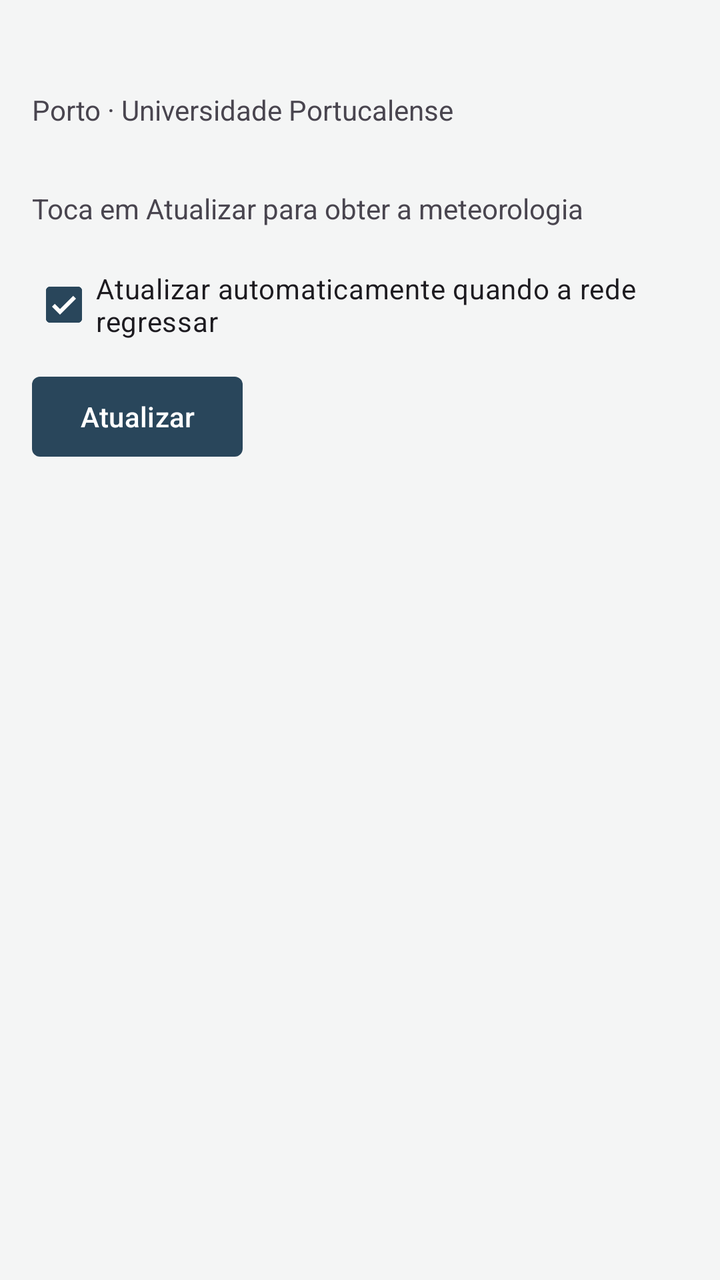
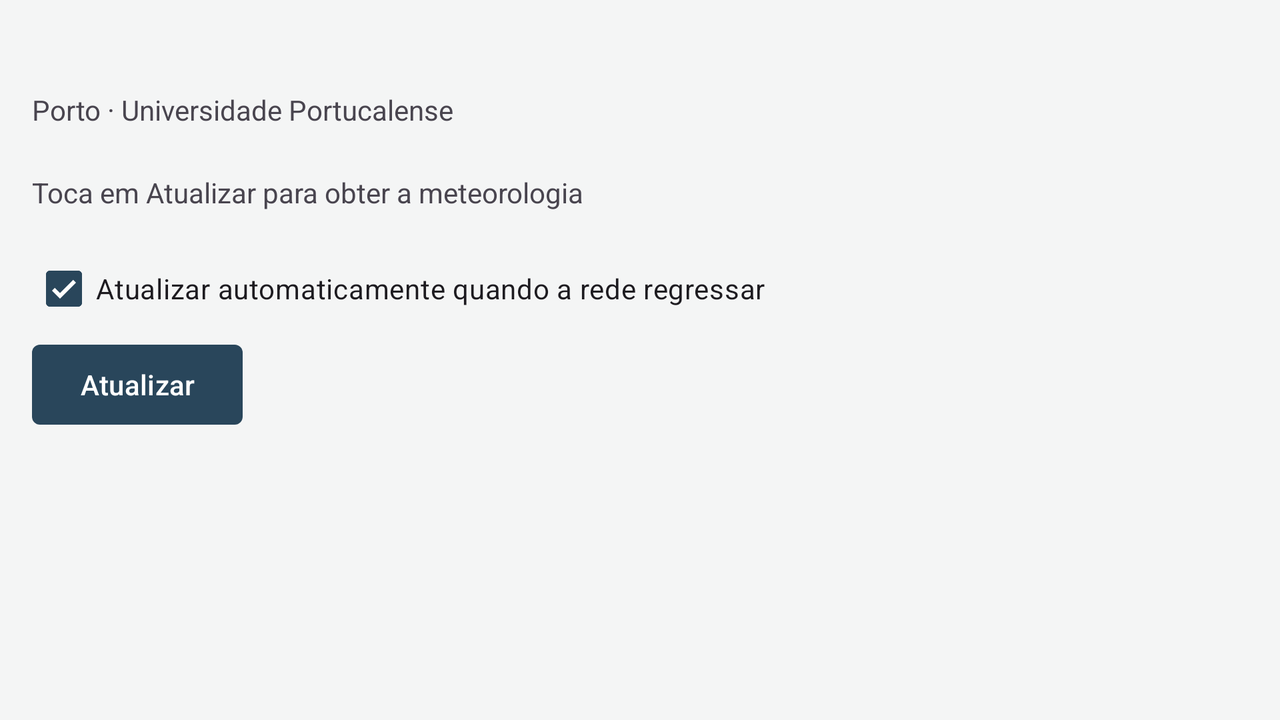

First picture: res/layout/ on a phone held upright. Second picture: the repository's own variant of that layout, on a device whose configuration matches the variant's folder. Source for both follows.
<!-- AndroidManifest.xml: application theme Theme.UPTStudentHub -->
<!-- res/layout/activity_weather.xml -->
<?xml version='1.0' encoding='utf-8'?>
<LinearLayout xmlns:android="http://schemas.android.com/apk/res/android" android:layout_width="match_parent" android:layout_height="match_parent" android:fitsSystemWindows="true" android:orientation="vertical">
    <TextView android:id="@+id/tvOffline" android:layout_width="match_parent" android:layout_height="wrap_content" android:background="@color/offline_red" android:gravity="center" android:minHeight="@dimen/touch_target" android:text="@string/banner_offline" android:textColor="@color/white" android:visibility="gone" />
    <LinearLayout android:layout_width="match_parent" android:layout_height="match_parent" android:orientation="vertical" android:padding="@dimen/spacing_m">
        <TextView android:id="@+id/tvGreeting" android:layout_width="match_parent" android:layout_height="wrap_content" android:textAppearance="?attr/textAppearanceTitleLarge" />
        <TextView android:layout_width="match_parent" android:layout_height="wrap_content" android:text="@string/weather_location" />
        <LinearLayout android:id="@+id/weatherCard" android:layout_width="match_parent" android:layout_height="wrap_content" android:layout_marginTop="@dimen/spacing_m" android:background="@drawable/bg_weather_card" android:gravity="start" android:orientation="vertical" android:padding="@dimen/spacing_m" android:visibility="gone">
            <TextView android:id="@+id/tvTemperature" android:layout_width="wrap_content" android:layout_height="wrap_content" android:textColor="@color/upt_blue_dark" android:textSize="@dimen/hub_temperature" />
            <TextView android:id="@+id/tvDescription" android:layout_width="wrap_content" android:layout_height="wrap_content" android:textAppearance="?attr/textAppearanceTitleMedium" android:textColor="@color/upt_blue_dark" />
            <TextView android:id="@+id/tvHumidity" android:layout_width="wrap_content" android:layout_height="wrap_content" android:layout_marginTop="@dimen/spacing_s" android:textColor="@color/upt_blue_dark" />
            <TextView android:id="@+id/tvWind" android:layout_width="wrap_content" android:layout_height="wrap_content" android:textColor="@color/upt_blue_dark" />
        </LinearLayout>
        <LinearLayout android:layout_width="match_parent" android:layout_height="wrap_content" android:layout_marginTop="@dimen/spacing_m" android:gravity="center_vertical" android:minHeight="@dimen/touch_target" android:orientation="horizontal">
            <ProgressBar android:id="@+id/progressLoading" android:layout_width="@dimen/touch_target" android:layout_height="@dimen/touch_target" android:layout_marginEnd="@dimen/spacing_s" android:contentDescription="@string/cd_weather_progress" android:indeterminate="true" android:visibility="gone" />
            <TextView android:id="@+id/tvWeatherStatus" android:layout_width="0dp" android:layout_height="wrap_content" android:layout_weight="1" android:text="@string/status_weather_idle" />
        </LinearLayout>
        <CheckBox android:id="@+id/cbAutoRefresh" android:layout_width="match_parent" android:layout_height="wrap_content" android:checked="true" android:minHeight="@dimen/touch_target" android:text="@string/cb_auto_refresh" />
        <Button android:id="@+id/btnRefresh" android:layout_width="wrap_content" android:layout_height="wrap_content" android:layout_marginTop="@dimen/spacing_s" android:minHeight="@dimen/touch_target" android:text="@string/btn_refresh" />
    </LinearLayout>
</LinearLayout>
<!-- resources referenced by this layout -->
<resources>
  <color name="offline_red">#9C3535</color>
  <color name="upt_blue_dark">#29465B</color>
  <color name="white">#FFFFFF</color>
  <dimen name="hub_temperature">36sp</dimen>
  <dimen name="spacing_m">16dp</dimen>
  <dimen name="spacing_s">8dp</dimen>
  <dimen name="touch_target">48dp</dimen>
  <!-- drawable bg_weather_card (drawable) -->
  <shape xmlns:android="http://schemas.android.com/apk/res/android" android:shape="rectangle">
      <solid android:color="@color/upt_card_bg" />
      <stroke android:width="@dimen/hub_border" android:color="@color/upt_border" />
      <corners android:radius="@dimen/hub_corner" />
  </shape>
  <string name="banner_offline">Sem ligação à Internet</string>
  <string name="btn_refresh">Atualizar</string>
  <string name="cb_auto_refresh">Atualizar automaticamente quando a rede regressar</string>
  <string name="cd_weather_progress">A carregar dados meteorológicos</string>
  <string name="status_weather_idle">Toca em Atualizar para obter a meteorologia</string>
  <string name="weather_location">Porto · Universidade Portucalense</string>
  <style name="Theme.UPTStudentHub" parent="Base.Theme.UPTStudentHub" />
  <color name="upt_card_bg">#FFFFFF</color>
  <dimen name="hub_border">1dp</dimen>
  <color name="upt_border">#CDD3D6</color>
  <dimen name="hub_corner">4dp</dimen>
  <color name="upt_primary">#29465B</color>
  <color name="upt_surface">#FFFFFF</color>
  <color name="upt_text">#242B30</color>
  <color name="upt_secondary">#426B64</color>
  <color name="upt_text_secondary">#58636B</color>
  <color name="upt_background">#F4F5F5</color>
  <color name="upt_toolbar">#29465B</color>
  <style name="Hub.ActionBar" parent="Widget.MaterialComponents.ActionBar.Solid">
          <item name="background">@color/upt_toolbar</item>
          <item name="titleTextStyle">@style/Hub.ActionBar.Title</item>
      </style>
  <style name="Hub.Button" parent="Widget.Material3.Button">
          <item name="cornerRadius">@dimen/hub_corner</item>
          <item name="android:elevation">0dp</item>
          <item name="android:textSize">14sp</item>
          <item name="android:textAllCaps">false</item>
      </style>
  <style name="Hub.Button.Outlined" parent="Widget.Material3.Button.OutlinedButton">
          <item name="cornerRadius">@dimen/hub_corner</item>
          <item name="android:textSize">14sp</item>
          <item name="android:textAllCaps">false</item>
      </style>
  <style name="Hub.ActionBar.Title" parent="TextAppearance.MaterialComponents.Headline6">
          <item name="android:textColor">@color/white</item>
          <item name="android:textSize">18sp</item>
      </style>
  <!-- some entries are left out for length -->
</resources>
<!-- res/layout-land/activity_weather.xml (the repository's variant of the layout above) -->
<!-- drawn on the phone turned sideways -->
<?xml version='1.0' encoding='utf-8'?>
<LinearLayout xmlns:android="http://schemas.android.com/apk/res/android" android:layout_width="match_parent" android:layout_height="match_parent" android:fitsSystemWindows="true" android:orientation="vertical">
    <TextView android:id="@+id/tvOffline" android:layout_width="match_parent" android:layout_height="wrap_content" android:background="@color/offline_red" android:gravity="center" android:minHeight="@dimen/touch_target" android:text="@string/banner_offline" android:textColor="@color/white" android:visibility="gone" />
    <LinearLayout android:layout_width="match_parent" android:layout_height="match_parent" android:baselineAligned="false" android:orientation="horizontal" android:padding="@dimen/spacing_m">
        <LinearLayout android:layout_width="0dp" android:layout_height="wrap_content" android:layout_weight="1" android:orientation="vertical">
            <TextView android:id="@+id/tvGreeting" android:layout_width="match_parent" android:layout_height="wrap_content" android:textAppearance="?attr/textAppearanceTitleLarge" />
            <TextView android:layout_width="match_parent" android:layout_height="wrap_content" android:text="@string/weather_location" />
            <LinearLayout android:layout_width="match_parent" android:layout_height="wrap_content" android:layout_marginTop="@dimen/spacing_s" android:gravity="center_vertical" android:minHeight="@dimen/touch_target" android:orientation="horizontal">
                <ProgressBar android:id="@+id/progressLoading" android:layout_width="@dimen/touch_target" android:layout_height="@dimen/touch_target" android:layout_marginEnd="@dimen/spacing_s" android:contentDescription="@string/cd_weather_progress" android:indeterminate="true" android:visibility="gone" />
                <TextView android:id="@+id/tvWeatherStatus" android:layout_width="0dp" android:layout_height="wrap_content" android:layout_weight="1" android:text="@string/status_weather_idle" />
            </LinearLayout>
            <CheckBox android:id="@+id/cbAutoRefresh" android:layout_width="match_parent" android:layout_height="wrap_content" android:checked="true" android:minHeight="@dimen/touch_target" android:text="@string/cb_auto_refresh" />
            <Button android:id="@+id/btnRefresh" android:layout_width="wrap_content" android:layout_height="wrap_content" android:minHeight="@dimen/touch_target" android:text="@string/btn_refresh" />
        </LinearLayout>
        <LinearLayout android:id="@+id/weatherCard" android:layout_width="0dp" android:layout_height="wrap_content" android:layout_marginStart="@dimen/spacing_m" android:layout_weight="1" android:background="@drawable/bg_weather_card" android:gravity="start" android:orientation="vertical" android:padding="@dimen/spacing_m" android:visibility="gone">
            <TextView android:id="@+id/tvTemperature" android:layout_width="wrap_content" android:layout_height="wrap_content" android:textColor="@color/upt_blue_dark" android:textSize="@dimen/hub_temperature" />
            <TextView android:id="@+id/tvDescription" android:layout_width="wrap_content" android:layout_height="wrap_content" android:textAppearance="?attr/textAppearanceTitleMedium" android:textColor="@color/upt_blue_dark" />
            <TextView android:id="@+id/tvHumidity" android:layout_width="wrap_content" android:layout_height="wrap_content" android:layout_marginTop="@dimen/spacing_s" android:textColor="@color/upt_blue_dark" />
            <TextView android:id="@+id/tvWind" android:layout_width="wrap_content" android:layout_height="wrap_content" android:textColor="@color/upt_blue_dark" />
        </LinearLayout>
    </LinearLayout>
</LinearLayout>
